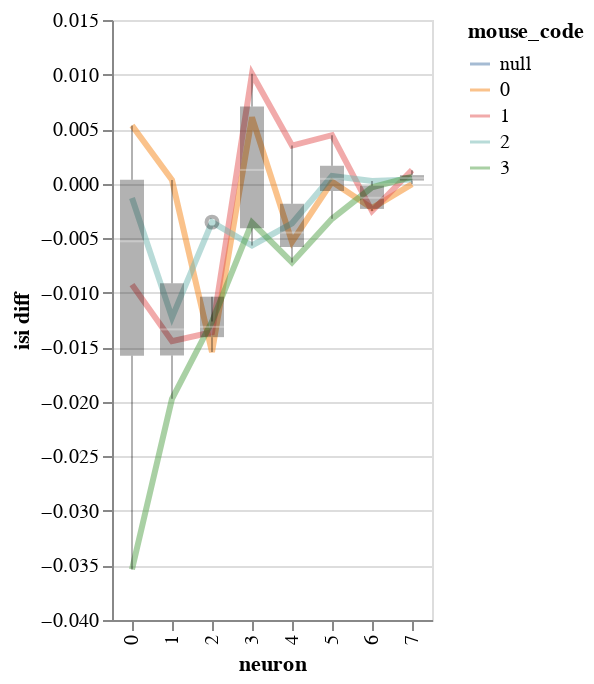

Notebook cell for this chart:
### Markdown cell above
## Plot data and posterior

### Code cell
#BayesWindow.plot_posteriors_slopes(df_both, y=f'{y} diff', x='neuron',color='mouse_code',title=y,hold_for_facet=False,add_box=False)


chart_d = visualization.plot_data(df=df_both,x='neuron', y=f'{y} diff',color='mouse_code')
chart_d

### Figure 1 — Vega-Lite specification as saved in the notebook (floating-point values rounded to 4 significant figures)
{"config": {"view": {"continuousWidth": 400, "continuousHeight": 300}}, "layer": [{"mark": {"type": "line", "fill": null, "opacity": 0.5, "size": 3}, "encoding": {"color": {"type": "nominal", "field": "mouse_code"}, "x": {"type": "ordinal", "field": "neuron"}, "y": {"type": "quantitative", "field": "isi diff"}}}, {"mark": {"type": "boxplot", "color": "black", "opacity": 0.3, "size": 12}, "encoding": {"x": {"type": "ordinal", "field": "neuron"}, "y": {"type": "quantitative", "field": "isi diff"}}}], "data": {"name": "data-ed92d469630ecb283e921d4446e2ff70"}, "$schema": "https://vega.github.io/schema/vega-lite/v4.8.1.json", "datasets": {"data-ed92d469630ecb283e921d4446e2ff70": [{"neuron": 0.0, "mouse_code": 0.0, "i_trial": 0.0, "neuron_code": 0.0, "log_firing_rate": 0.08176, "Firing rate": 24.16, "firing_rate": 24.16, "i_spike": -1.0, "isi diff": 0.005333, "log_isi": 0.01928, "isi": null, "Bayes condition CI0": null, "Bayes condition CI1": null, "Bayes condition mean": null}, {"neuron": 0.0, "mouse_code": 1.0, "i_trial": 0.0, "neuron_code": 0.0, "log_firing_rate": 0.3492, "Firing rate": 128.1, "firing_rate": 128.1, "i_spike": 6.75, "isi diff": -0.009257, "log_isi": -0.05684, "isi": null, "Bayes condition CI0": null, "Bayes condition CI1": null, "Bayes condition mean": null}, {"neuron": 0.0, "mouse_code": 2.0, "i_trial": 0.0, "neuron_code": 0.0, "log_firing_rate": 0.07194, "Firing rate": 9.998, "firing_rate": 9.998, "i_spike": 0.25, "isi diff": -0.001317, "log_isi": -0.004837, "isi": null, "Bayes condition CI0": null, "Bayes condition CI1": null, "Bayes condition mean": null}, {"neuron": 0.0, "mouse_code": 3.0, "i_trial": 0.0, "neuron_code": 0.0, "log_firing_rate": -0.02417, "Firing rate": -80.21, "firing_rate": -80.21, "i_spike": 19.75, "isi diff": -0.03536, "log_isi": -0.1918, "isi": null, "Bayes condition CI0": null, "Bayes condition CI1": null, "Bayes condition mean": null}, {"neuron": 1.0, "mouse_code": 0.0, "i_trial": 0.0, "neuron_code": 0.0, "log_firing_rate": 0.02225, "Firing rate": 8.842, "firing_rate": 8.842, "i_spike": 0.5, "isi diff": 0.0003327, "log_isi": -0.005817, "isi": null, "Bayes condition CI0": null, "Bayes condition CI1": null, "Bayes condition mean": null}, {"neuron": 1.0, "mouse_code": 1.0, "i_trial": 0.0, "neuron_code": 0.0, "log_firing_rate": 0.07543, "Firing rate": 11.71, "firing_rate": 11.71, "i_spike": 11.0, "isi diff": -0.01444, "log_isi": -0.08828, "isi": null, "Bayes condition CI0": null, "Bayes condition CI1": null, "Bayes condition mean": null}, {"neuron": 1.0, "mouse_code": 2.0, "i_trial": 0.0, "neuron_code": 0.0, "log_firing_rate": 0.1227, "Firing rate": 24.18, "firing_rate": 24.18, "i_spike": 9.5, "isi diff": -0.01228, "log_isi": -0.07616, "isi": null, "Bayes condition CI0": null, "Bayes condition CI1": null, "Bayes condition mean": null}, {"neuron": 1.0, "mouse_code": 3.0, "i_trial": 0.0, "neuron_code": 0.0, "log_firing_rate": 0.209, "Firing rate": 74.73, "firing_rate": 74.73, "i_spike": 14.75, "isi diff": -0.01973, "log_isi": -0.1234, "isi": null, "Bayes condition CI0": null, "Bayes condition CI1": null, "Bayes condition mean": null}, {"neuron": 2.0, "mouse_code": 0.0, "i_trial": 0.0, "neuron_code": 0.0, "log_firing_rate": 0.05311, "Firing rate": 14.98, "firing_rate": 14.98, "i_spike": 15.5, "isi diff": -0.01544, "log_isi": -0.1137, "isi": null, "Bayes condition CI0": null, "Bayes condition CI1": null, "Bayes condition mean": null}, {"neuron": 2.0, "mouse_code": 1.0, "i_trial": 0.0, "neuron_code": 0.0, "log_firing_rate": 0.02444, "Firing rate": 17.26, "firing_rate": 17.26, "i_spike": 13.75, "isi diff": -0.01362, "log_isi": -0.1019, "isi": null, "Bayes condition CI0": null, "Bayes condition CI1": null, "Bayes condition mean": null}, {"neuron": 2.0, "mouse_code": 2.0, "i_trial": 0.0, "neuron_code": 0.0, "log_firing_rate": 0.05922, "Firing rate": 17.23, "firing_rate": 17.23, "i_spike": 5.5, "isi diff": -0.00353, "log_isi": -0.03288, "isi": null, "Bayes condition CI0": null, "Bayes condition CI1": null, "Bayes condition mean": null}, {"neuron": 2.0, "mouse_code": 3.0, "i_trial": 0.0, "neuron_code": 0.0, "log_firing_rate": 0.3183, "Firing rate": 80.66, "firing_rate": 80.66, "i_spike": 15.25, "isi diff": -0.01264, "log_isi": -0.09932, "isi": null, "Bayes condition CI0": null, "Bayes condition CI1": null, "Bayes condition mean": null}, {"neuron": 3.0, "mouse_code": 0.0, "i_trial": 0.0, "neuron_code": 0.0, "log_firing_rate": -0.5368, "Firing rate": -214.4, "firing_rate": -214.4, "i_spike": -8.75, "isi diff": 0.006076, "log_isi": 0.04771, "isi": null, "Bayes condition CI0": null, "Bayes condition CI1": null, "Bayes condition mean": null}, {"neuron": 3.0, "mouse_code": 1.0, "i_trial": 0.0, "neuron_code": 0.0, "log_firing_rate": 0.3128, "Firing rate": 212.5, "firing_rate": 212.5, "i_spike": -16.75, "isi diff": 0.01007, "log_isi": 0.09329, "isi": null, "Bayes condition CI0": null, "Bayes condition CI1": null, "Bayes condition mean": null}, {"neuron": 3.0, "mouse_code": 2.0, "i_trial": 0.0, "neuron_code": 0.0, "log_firing_rate": 0.1236, "Firing rate": 52.35, "firing_rate": 52.35, "i_spike": 8.25, "isi diff": -0.00567, "log_isi": -0.05132, "isi": null, "Bayes condition CI0": null, "Bayes condition CI1": null, "Bayes condition mean": null}, {"neuron": 3.0, "mouse_code": 3.0, "i_trial": 0.0, "neuron_code": 0.0, "log_firing_rate": 0.3714, "Firing rate": 129.7, "firing_rate": 129.7, "i_spike": 6.75, "isi diff": -0.003563, "log_isi": -0.03388, "isi": null, "Bayes condition CI0": null, "Bayes condition CI1": null, "Bayes condition mean": null}, {"neuron": 4.0, "mouse_code": 0.0, "i_trial": 0.0, "neuron_code": 0.0, "log_firing_rate": -0.05061, "Firing rate": -65.67, "firing_rate": -65.67, "i_spike": 9.25, "isi diff": -0.005337, "log_isi": -0.05172, "isi": null, "Bayes condition CI0": null, "Bayes condition CI1": null, "Bayes condition mean": null}, {"neuron": 4.0, "mouse_code": 1.0, "i_trial": 0.0, "neuron_code": 0.0, "log_firing_rate": 0.06523, "Firing rate": 25.14, "firing_rate": 25.14, "i_spike": -7.25, "isi diff": 0.003493, "log_isi": 0.03724, "isi": null, "Bayes condition CI0": null, "Bayes condition CI1": null, "Bayes condition mean": null}, {"neuron": 4.0, "mouse_code": 2.0, "i_trial": 0.0, "neuron_code": 0.0, "log_firing_rate": -0.2295, "Firing rate": -111.5, "firing_rate": -111.5, "i_spike": 8.5, "isi diff": -0.003635, "log_isi": -0.03984, "isi": null, "Bayes condition CI0": null, "Bayes condition CI1": null, "Bayes condition mean": null}, {"neuron": 4.0, "mouse_code": 3.0, "i_trial": 0.0, "neuron_code": 0.0, "log_firing_rate": -0.4398, "Firing rate": -306.9, "firing_rate": -306.9, "i_spike": 14.5, "isi diff": -0.007222, "log_isi": -0.0753, "isi": null, "Bayes condition CI0": null, "Bayes condition CI1": null, "Bayes condition mean": null}, {"neuron": 5.0, "mouse_code": 0.0, "i_trial": 0.0, "neuron_code": 0.0, "log_firing_rate": 0.09279, "Firing rate": 36.96, "firing_rate": 36.96, "i_spike": -0.25, "isi diff": 0.0001753, "log_isi": 0.001932, "isi": null, "Bayes condition CI0": null, "Bayes condition CI1": null, "Bayes condition mean": null}, {"neuron": 5.0, "mouse_code": 1.0, "i_trial": 0.0, "neuron_code": 0.0, "log_firing_rate": 0.4408, "Firing rate": 286.1, "firing_rate": 286.1, "i_spike": -12.5, "isi diff": 0.00444, "log_isi": 0.05469, "isi": null, "Bayes condition CI0": null, "Bayes condition CI1": null, "Bayes condition mean": null}, {"neuron": 5.0, "mouse_code": 2.0, "i_trial": 0.0, "neuron_code": 0.0, "log_firing_rate": -0.2446, "Firing rate": -119.3, "firing_rate": -119.3, "i_spike": -4.25, "isi diff": 0.0007049, "log_isi": 0.009448, "isi": null, "Bayes condition CI0": null, "Bayes condition CI1": null, "Bayes condition mean": null}, {"neuron": 5.0, "mouse_code": 3.0, "i_trial": 0.0, "neuron_code": 0.0, "log_firing_rate": -0.2826, "Firing rate": -104.0, "firing_rate": -104.0, "i_spike": 9.0, "isi diff": -0.003223, "log_isi": -0.041, "isi": null, "Bayes condition CI0": null, "Bayes condition CI1": null, "Bayes condition mean": null}, {"neuron": 6.0, "mouse_code": 0.0, "i_trial": 0.0, "neuron_code": 0.0, "log_firing_rate": 0.2297, "Firing rate": 395.7, "firing_rate": 395.7, "i_spike": 10.0, "isi diff": -0.002251, "log_isi": -0.03515, "isi": null, "Bayes condition CI0": null, "Bayes condition CI1": null, "Bayes condition mean": null}, {"neuron": 6.0, "mouse_code": 1.0, "i_trial": 0.0, "neuron_code": 0.0, "log_firing_rate": -0.2885, "Firing rate": -188.9, "firing_rate": -188.9, "i_spike": 11.0, "isi diff": -0.002514, "log_isi": -0.03958, "isi": null, "Bayes condition CI0": null, "Bayes condition CI1": null, "Bayes condition mean": null}, {"neuron": 6.0, "mouse_code": 2.0, "i_trial": 0.0, "neuron_code": 0.0, "log_firing_rate": -0.4324, "Firing rate": -426.6, "firing_rate": -426.6, "i_spike": -0.25, "isi diff": 0.0002374, "log_isi": 0.003725, "isi": null, "Bayes condition CI0": null, "Bayes condition CI1": null, "Bayes condition mean": null}, {"neuron": 6.0, "mouse_code": 3.0, "i_trial": 0.0, "neuron_code": 0.0, "log_firing_rate": -0.4942, "Firing rate": -1655.0, "firing_rate": -1655.0, "i_spike": -0.75, "isi diff": -0.0003408, "log_isi": -0.005269, "isi": null, "Bayes condition CI0": null, "Bayes condition CI1": null, "Bayes condition mean": null}, {"neuron": 7.0, "mouse_code": 0.0, "i_trial": 0.0, "neuron_code": 0.0, "log_firing_rate": 0.1939, "Firing rate": 149.7, "firing_rate": 149.7, "i_spike": 0.0, "isi diff": -4.152e-05, "log_isi": -0.0002633, "isi": null, "Bayes condition CI0": null, "Bayes condition CI1": null, "Bayes condition mean": null}, {"neuron": 7.0, "mouse_code": 1.0, "i_trial": 0.0, "neuron_code": 0.0, "log_firing_rate": 0.1787, "Firing rate": 206.7, "firing_rate": 206.7, "i_spike": -8.5, "isi diff": 0.001234, "log_isi": 0.02371, "isi": null, "Bayes condition CI0": null, "Bayes condition CI1": null, "Bayes condition mean": null}, {"neuron": 7.0, "mouse_code": 2.0, "i_trial": 0.0, "neuron_code": 0.0, "log_firing_rate": 0.03563, "Firing rate": 22.94, "firing_rate": 22.94, "i_spike": -3.0, "isi diff": 0.0003877, "log_isi": 0.007135, "isi": null, "Bayes condition CI0": null, "Bayes condition CI1": null, "Bayes condition mean": null}, {"neuron": 7.0, "mouse_code": 3.0, "i_trial": 0.0, "neuron_code": 0.0, "log_firing_rate": 0.1773, "Firing rate": 1022.0, "firing_rate": 1022.0, "i_spike": -2.5, "isi diff": 0.0006296, "log_isi": 0.01036, "isi": null, "Bayes condition CI0": null, "Bayes condition CI1": null, "Bayes condition mean": null}, {"neuron": 0.0, "mouse_code": null, "i_trial": 0.5, "neuron_code": 0.0, "log_firing_rate": 1.747, "Firing rate": 56.37, "firing_rate": 56.37, "i_spike": 48.25, "isi diff": null, "log_isi": -1.14, "isi": 0.07263, "Bayes condition CI0": 0.2693, "Bayes condition CI1": 0.9753, "Bayes condition mean": 0.607}, {"neuron": 1.0, "mouse_code": null, "i_trial": 0.5, "neuron_code": 4.0, "log_firing_rate": 1.895, "Firing rate": 78.53, "firing_rate": 78.53, "i_spike": 49.25, "isi diff": null, "log_isi": -1.147, "isi": 0.07137, "Bayes condition CI0": 0.1958, "Bayes condition CI1": 0.8479, "Bayes condition mean": 0.4795}, {"neuron": 2.0, "mouse_code": null, "i_trial": 0.5, "neuron_code": 8.0, "log_firing_rate": 1.914, "Firing rate": 83.06, "firing_rate": 83.06, "i_spike": 51.0, "isi diff": null, "log_isi": -1.169, "isi": 0.06786, "Bayes condition CI0": -0.1959, "Bayes condition CI1": 0.397, "Bayes condition mean": 0.1276}, {"neuron": 3.0, "mouse_code": null, "i_trial": 0.5, "neuron_code": 12.0, "log_firing_rate": 2.423, "Firing rate": 295.8, "firing_rate": 295.8, "i_spike": 68.0, "isi diff": null, "log_isi": -1.292, "isi": 0.05119, "Bayes condition CI0": -0.229, "Bayes condition CI1": 0.3391, "Bayes condition mean": 0.06338}, {"neuron": 4.0, "mouse_code": null, "i_trial": 0.5, "neuron_code": 16.0, "log_firing_rate": 2.253, "Firing rate": 225.9, "firing_rate": 225.9, "i_spike": 73.25, "isi diff": null, "log_isi": -1.324, "isi": 0.0475, "Bayes condition CI0": -0.4432, "Bayes condition CI1": 0.1309, "Bayes condition mean": -0.1809}, {"neuron": 5.0, "mouse_code": null, "i_trial": 0.5, "neuron_code": 20.0, "log_firing_rate": 2.321, "Firing rate": 251.9, "firing_rate": 251.9, "i_spike": 100.8, "isi diff": null, "log_isi": -1.46, "isi": 0.03465, "Bayes condition CI0": -0.6352, "Bayes condition CI1": -0.01067, "Bayes condition mean": -0.354}, {"neuron": 6.0, "mouse_code": null, "i_trial": 0.5, "neuron_code": 24.0, "log_firing_rate": 2.421, "Firing rate": 263.9, "firing_rate": 263.9, "i_spike": 117.2, "isi diff": null, "log_isi": -1.527, "isi": 0.02973, "Bayes condition CI0": -0.8086, "Bayes condition CI1": -0.1719, "Bayes condition mean": -0.5234}, {"neuron": 7.0, "mouse_code": null, "i_trial": 0.5, "neuron_code": 28.0, "log_firing_rate": 2.315, "Firing rate": 209.4, "firing_rate": 209.4, "i_spike": 148.8, "isi diff": null, "log_isi": -1.63, "isi": 0.02347, "Bayes condition CI0": -0.9898, "Bayes condition CI1": -0.2848, "Bayes condition mean": -0.6002}]}}
